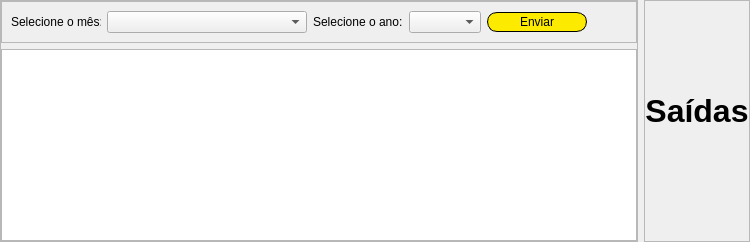
         <widget class="QWidget" name="page_4">
          <layout class="QHBoxLayout" name="horizontalLayout_11">
           <property name="leftMargin">
            <number>0</number>
           </property>
           <property name="topMargin">
            <number>0</number>
           </property>
           <property name="rightMargin">
            <number>0</number>
           </property>
           <property name="bottomMargin">
            <number>0</number>
           </property>
           <item>
            <widget class="QFrame" name="frame_11">
             <property name="frameShape">
              <enum>QFrame::StyledPanel</enum>
             </property>
             <property name="frameShadow">
              <enum>QFrame::Raised</enum>
             </property>
             <layout class="QVBoxLayout" name="verticalLayout_5">
              <property name="leftMargin">
               <number>0</number>
              </property>
              <property name="topMargin">
               <number>0</number>
              </property>
              <property name="rightMargin">
               <number>0</number>
              </property>
              <property name="bottomMargin">
               <number>0</number>
              </property>
              <item>
               <widget class="QFrame" name="frame_15">
                <property name="frameShape">
                 <enum>QFrame::StyledPanel</enum>
                </property>
                <property name="frameShadow">
                 <enum>QFrame::Raised</enum>
                </property>
                <layout class="QHBoxLayout" name="horizontalLayout_12">
                 <item>
                  <widget class="QLabel" name="label_8">
                   <property name="maximumSize">
                    <size>
                     <width>90</width>
                     <height>16777215</height>
                    </size>
                   </property>
                   <property name="text">
                    <string>Selecione o mês:</string>
                   </property>
                  </widget>
                 </item>
                 <item>
                  <widget class="QComboBox" name="comboBoxMeses2saida">
                   <property name="minimumSize">
                    <size>
                     <width>200</width>
                     <height>0</height>
                    </size>
                   </property>
                   <property name="maximumSize">
                    <size>
                     <width>221</width>
                     <height>16777215</height>
                    </size>
                   </property>
                  </widget>
                 </item>
                 <item>
                  <widget class="QLabel" name="label_9">
                   <property name="text">
                    <string>Selecione o ano:</string>
                   </property>
                  </widget>
                 </item>
                 <item>
                  <widget class="QComboBox" name="comboBoxAno2saida"/>
                 </item>
                 <item>
                  <widget class="QPushButton" name="btnAtualizar2saida">
                   <property name="minimumSize">
                    <size>
                     <width>100</width>
                     <height>20</height>
                    </size>
                   </property>
                   <property name="styleSheet">
                    <string notr="true">QPushButton{
background-color: rgb(252, 235, 0);
border:1px solid;
border-radius:10px;
}

QPushButton:hover{
	background-color: rgb(232, 213, 0);
}
</string>
                   </property>
                   <property name="text">
                    <string>Enviar</string>
                   </property>
                  </widget>
                 </item>
                 <item>
                  <spacer name="horizontalSpacer_12">
                   <property name="orientation">
                    <enum>Qt::Horizontal</enum>
                   </property>
                   <property name="sizeType">
                    <enum>QSizePolicy::MinimumExpanding</enum>
                   </property>
                   <property name="sizeHint" stdset="0">
                    <size>
                     <width>40</width>
                     <height>20</height>
                    </size>
                   </property>
                  </spacer>
                 </item>
                </layout>
               </widget>
              </item>
              <item>
               <widget class="QTableWidget" name="tableWidgetSaidas"/>
              </item>
             </layout>
            </widget>
           </item>
           <item>
            <widget class="QFrame" name="frame_14">
             <property name="frameShape">
              <enum>QFrame::StyledPanel</enum>
             </property>
             <property name="frameShadow">
              <enum>QFrame::Raised</enum>
             </property>
             <layout class="QGridLayout" name="gridLayout_5">
              <property name="leftMargin">
               <number>0</number>
              </property>
              <property name="topMargin">
               <number>0</number>
              </property>
              <property name="rightMargin">
               <number>0</number>
              </property>
              <property name="bottomMargin">
               <number>0</number>
              </property>
              <item row="2" column="0">
               <spacer name="horizontalSpacer_13">
                <property name="orientation">
                 <enum>Qt::Horizontal</enum>
                </property>
                <property name="sizeHint" stdset="0">
                 <size>
                  <width>40</width>
                  <height>20</height>
                 </size>
                </property>
               </spacer>
              </item>
              <item row="0" column="0">
               <widget class="QLabel" name="label_11">
                <property name="font">
                 <font>
                  <pointsize>24</pointsize>
                  <weight>75</weight>
                  <bold>true</bold>
                 </font>
                </property>
                <property name="text">
                 <string>Saídas</string>
                </property>
                <property name="alignment">
                 <set>Qt::AlignCenter</set>
                </property>
               </widget>
              </item>
             </layout>
            </widget>
           </item>
          </layout>
         </widget>
